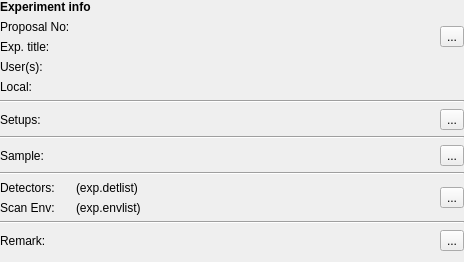
<?xml version="1.0" encoding="UTF-8"?>
<ui version="4.0">
 <class>Form</class>
 <widget class="QWidget" name="Form">
  <property name="geometry">
   <rect>
    <x>0</x>
    <y>0</y>
    <width>464</width>
    <height>262</height>
   </rect>
  </property>
  <property name="windowTitle">
   <string>Form</string>
  </property>
  <layout class="QVBoxLayout" name="verticalLayout">
   <property name="margin">
    <number>0</number>
   </property>
   <item>
    <widget class="QLabel" name="titleLbl">
     <property name="font">
      <font>
       <weight>75</weight>
       <bold>true</bold>
       <strikeout>false</strikeout>
       <kerning>true</kerning>
      </font>
     </property>
     <property name="text">
      <string>Experiment info</string>
     </property>
     <property name="alignment">
      <set>Qt::AlignLeading|Qt::AlignLeft|Qt::AlignVCenter</set>
     </property>
    </widget>
   </item>
   <item>
    <layout class="QGridLayout" name="gridLayout">
     <item row="12" column="1">
      <widget class="ValueLabel" name="valueLabel_5">
       <property name="key" stdset="0">
        <string>exp.remark</string>
       </property>
      </widget>
     </item>
     <item row="2" column="0">
      <widget class="QLabel" name="label_4">
       <property name="sizePolicy">
        <sizepolicy hsizetype="Fixed" vsizetype="Preferred">
         <horstretch>0</horstretch>
         <verstretch>0</verstretch>
        </sizepolicy>
       </property>
       <property name="text">
        <string>User(s):</string>
       </property>
      </widget>
     </item>
     <item row="0" column="0">
      <widget class="QLabel" name="label">
       <property name="sizePolicy">
        <sizepolicy hsizetype="Fixed" vsizetype="Preferred">
         <horstretch>0</horstretch>
         <verstretch>0</verstretch>
        </sizepolicy>
       </property>
       <property name="text">
        <string>Proposal No:</string>
       </property>
      </widget>
     </item>
     <item row="1" column="0">
      <widget class="QLabel" name="label_2">
       <property name="sizePolicy">
        <sizepolicy hsizetype="Fixed" vsizetype="Preferred">
         <horstretch>0</horstretch>
         <verstretch>0</verstretch>
        </sizepolicy>
       </property>
       <property name="text">
        <string>Exp. title:</string>
       </property>
      </widget>
     </item>
     <item row="7" column="0">
      <widget class="QLabel" name="label_6">
       <property name="sizePolicy">
        <sizepolicy hsizetype="Fixed" vsizetype="Preferred">
         <horstretch>0</horstretch>
         <verstretch>0</verstretch>
        </sizepolicy>
       </property>
       <property name="text">
        <string>Sample:</string>
       </property>
      </widget>
     </item>
     <item row="3" column="0">
      <widget class="QLabel" name="label_5">
       <property name="sizePolicy">
        <sizepolicy hsizetype="Fixed" vsizetype="Preferred">
         <horstretch>0</horstretch>
         <verstretch>0</verstretch>
        </sizepolicy>
       </property>
       <property name="text">
        <string>Local:</string>
       </property>
      </widget>
     </item>
     <item row="0" column="1">
      <widget class="ValueLabel" name="valueLabel">
       <property name="key" stdset="0">
        <string>exp.proposal</string>
       </property>
      </widget>
     </item>
     <item row="1" column="1">
      <widget class="ValueLabel" name="valueLabel_2">
       <property name="key" stdset="0">
        <string>exp.title</string>
       </property>
      </widget>
     </item>
     <item row="2" column="1">
      <widget class="ValueLabel" name="valueLabel_3">
       <property name="key" stdset="0">
        <string>exp.users</string>
       </property>
      </widget>
     </item>
     <item row="7" column="1">
      <widget class="ValueLabel" name="valueLabel_6">
       <property name="key" stdset="0">
        <string>sample.samplename</string>
       </property>
      </widget>
     </item>
     <item row="3" column="1">
      <widget class="ValueLabel" name="valueLabel_4">
       <property name="key" stdset="0">
        <string>exp.localcontact</string>
       </property>
      </widget>
     </item>
     <item row="6" column="0" colspan="3">
      <widget class="Line" name="line">
       <property name="orientation">
        <enum>Qt::Horizontal</enum>
       </property>
      </widget>
     </item>
     <item row="9" column="0">
      <widget class="QLabel" name="label_3">
       <property name="text">
        <string>Detectors:</string>
       </property>
      </widget>
     </item>
     <item row="4" column="0" colspan="3">
      <widget class="Line" name="line_3">
       <property name="orientation">
        <enum>Qt::Horizontal</enum>
       </property>
      </widget>
     </item>
     <item row="10" column="0">
      <widget class="QLabel" name="label_8">
       <property name="text">
        <string>Scan Env:</string>
       </property>
      </widget>
     </item>
     <item row="5" column="0">
      <widget class="QLabel" name="label_9">
       <property name="text">
        <string>Setups:</string>
       </property>
      </widget>
     </item>
     <item row="5" column="1">
      <widget class="ValueLabel" name="setupLabel"/>
     </item>
     <item row="8" column="0" colspan="3">
      <widget class="Line" name="line_2">
       <property name="orientation">
        <enum>Qt::Horizontal</enum>
       </property>
      </widget>
     </item>
     <item row="9" column="1">
      <widget class="ValueLabel" name="detLabel">
       <property name="text">
        <string>(exp.detlist)</string>
       </property>
       <property name="key" stdset="0">
        <string>exp.detlist</string>
       </property>
      </widget>
     </item>
     <item row="10" column="1">
      <widget class="ValueLabel" name="envLabel">
       <property name="text">
        <string>(exp.envlist)</string>
       </property>
       <property name="key" stdset="0">
        <string>exp.envlist</string>
       </property>
      </widget>
     </item>
     <item row="12" column="0">
      <widget class="QLabel" name="label_7">
       <property name="sizePolicy">
        <sizepolicy hsizetype="Fixed" vsizetype="Preferred">
         <horstretch>0</horstretch>
         <verstretch>0</verstretch>
        </sizepolicy>
       </property>
       <property name="text">
        <string>Remark:</string>
       </property>
      </widget>
     </item>
     <item row="11" column="0" colspan="3">
      <widget class="Line" name="line_4">
       <property name="orientation">
        <enum>Qt::Horizontal</enum>
       </property>
      </widget>
     </item>
     <item row="0" column="2" rowspan="2">
      <widget class="QToolButton" name="proposalBtn">
       <property name="sizePolicy">
        <sizepolicy hsizetype="Fixed" vsizetype="Fixed">
         <horstretch>0</horstretch>
         <verstretch>0</verstretch>
        </sizepolicy>
       </property>
       <property name="text">
        <string>...</string>
       </property>
      </widget>
     </item>
     <item row="5" column="2">
      <widget class="QToolButton" name="setupBtn">
       <property name="sizePolicy">
        <sizepolicy hsizetype="Fixed" vsizetype="Fixed">
         <horstretch>0</horstretch>
         <verstretch>0</verstretch>
        </sizepolicy>
       </property>
       <property name="text">
        <string>...</string>
       </property>
      </widget>
     </item>
     <item row="7" column="2">
      <widget class="QToolButton" name="sampleBtn">
       <property name="sizePolicy">
        <sizepolicy hsizetype="Fixed" vsizetype="Fixed">
         <horstretch>0</horstretch>
         <verstretch>0</verstretch>
        </sizepolicy>
       </property>
       <property name="text">
        <string>...</string>
       </property>
      </widget>
     </item>
     <item row="9" column="2" rowspan="2">
      <widget class="QToolButton" name="detenvBtn">
       <property name="sizePolicy">
        <sizepolicy hsizetype="Fixed" vsizetype="Fixed">
         <horstretch>0</horstretch>
         <verstretch>0</verstretch>
        </sizepolicy>
       </property>
       <property name="text">
        <string>...</string>
       </property>
      </widget>
     </item>
     <item row="12" column="2">
      <widget class="QToolButton" name="remarkBtn">
       <property name="sizePolicy">
        <sizepolicy hsizetype="Fixed" vsizetype="Fixed">
         <horstretch>0</horstretch>
         <verstretch>0</verstretch>
        </sizepolicy>
       </property>
       <property name="text">
        <string>...</string>
       </property>
      </widget>
     </item>
    </layout>
   </item>
   <item>
    <spacer name="verticalSpacer">
     <property name="orientation">
      <enum>Qt::Vertical</enum>
     </property>
     <property name="sizeHint" stdset="0">
      <size>
       <width>20</width>
       <height>40</height>
      </size>
     </property>
    </spacer>
   </item>
  </layout>
  <action name="actionMove">
   <property name="icon">
    <iconset resource="../../../../../resources/nicos-gui.qrc">
     <normaloff>:/jump</normaloff>:/jump</iconset>
   </property>
   <property name="text">
    <string>Move...</string>
   </property>
  </action>
  <action name="actionReset">
   <property name="text">
    <string>Reset</string>
   </property>
  </action>
  <action name="actionFix">
   <property name="text">
    <string>Fix...</string>
   </property>
  </action>
  <action name="actionRelease">
   <property name="text">
    <string>Release</string>
   </property>
  </action>
  <action name="actionStop">
   <property name="icon">
    <iconset resource="../../../../../resources/nicos-gui.qrc">
     <normaloff>:/emergency</normaloff>:/emergency</iconset>
   </property>
   <property name="text">
    <string>Stop</string>
   </property>
  </action>
  <action name="actionHelp">
   <property name="text">
    <string>Help</string>
   </property>
  </action>
  <action name="actionPlotHistory">
   <property name="icon">
    <iconset resource="../../../../../resources/nicos-gui.qrc">
     <normaloff>:/find</normaloff>:/find</iconset>
   </property>
   <property name="text">
    <string>Plot history...</string>
   </property>
  </action>
 </widget>
 <customwidgets>
  <customwidget>
   <class>ValueLabel</class>
   <extends>QLabel</extends>
   <header>nicos.guisupport.display</header>
  </customwidget>
 </customwidgets>
 <resources>
  <include location="../../../../../resources/nicos-gui.qrc"/>
 </resources>
 <connections/>
</ui>
